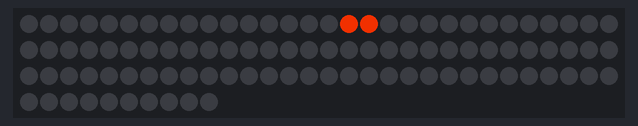
Bench run of a program on a simulated Arduino Uno, built with avr-gcc and run on an emulated ATmega328P. Shown: 100 RGB LEDs in strip order, left to right, continuing on the next row. Dim RGB values are drawn brighter than linear; random numbers use the default seed unless the program sets one.

Above: at 24.22 s.
At 28.2 s:
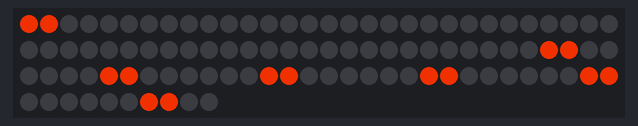
At 39.0 s:
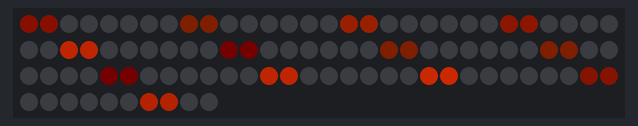

The program:

main.cpp
```cpp
#include "Arduino.h"

#include "FastLED.h"
FASTLED_USING_NAMESPACE

#if FASTLED_VERSION < 3001000
#error "Requires FastLED 3.1 or later; check github for latest code."
#endif

#define DATA_PIN 3
#define CLK_PIN 4
#define LED_TYPE WS2801
#define COLOR_ORDER RGB
#define NUM_LEDS 100
#define SKIP_DISTANCE 8
#define BRIGHTNESS 254
#define FADE_OFF_STEP 5
#define FADE_ON_STEP 5


#define EYE_SET_COUNT 17
long eyeDelays[EYE_SET_COUNT];
uint8_t eyeState[EYE_SET_COUNT];
CRGB eyeSetColor[EYE_SET_COUNT];

CRGB leds[NUM_LEDS];

void handleEyes();

unsigned long now;

class Eyes {
  public:
    uint8_t state;
    uint8_t hue;
    uint8_t index;
    int brightness;
    long durrationInState;
};

Eyes eyes[EYE_SET_COUNT];

//Cylon - LED sweeps back and forth, with the color, delay and number of cycles of your choice
void cylon(CRGB color, uint16_t wait, uint8_t number_of_cycles)
{
	FastLED.setBrightness(255);
	for (uint8_t times = 0; times<=number_of_cycles; times++)
	{
		// Make it look like one LED is moving in one direction
		for(int led_number = 0; led_number < NUM_LEDS; led_number++)
		{
			//Apply the color that was passed into the function
			leds[led_number] = color;
			//Actually turn on the LED we just set
			FastLED.show();
			// Turn it back off
			leds[led_number] = CRGB::Black;
			// Pause before "going" to next LED
			delay(wait);
		}

		// Now "move" the LED the other direction
		for(int led_number = NUM_LEDS-1; led_number >= 0; led_number--)
		{
			//Apply the color that was passed into the function
			leds[led_number] = color;
			//Actually turn on the LED we just set
			FastLED.show();
			// Turn it back off
			leds[led_number] = CRGB::Black;
			// Pause before "going" to next LED
			delay(wait);
		}
	}
	return;
}

void setEyes(Eyes e);

void setup() {
  delay(3000); // 3 second delay for recovery
  //FastLED.addLeds<LED_TYPE,DATA_PIN,COLOR_ORDER>(leds, NUM_LEDS).setCorrection(TypicalLEDStrip);
  FastLED.addLeds<LED_TYPE,DATA_PIN,CLK_PIN,COLOR_ORDER>(leds, NUM_LEDS).setCorrection(TypicalLEDStrip);

  FastLED.setBrightness(BRIGHTNESS);

  cylon(CRGB::Red,25, 2);
  // fill_rainbow(leds, NUM_LEDS, 0);
  // FastLED.show();
  // delay(1000); // 1 second strand test...

  fill_solid(leds, NUM_LEDS, CRGB::Black);
  FastLED.show();
  delay(1000);

  for (uint8_t i=0; i < EYE_SET_COUNT; i++) {
    eyes[i].state = 0; // on
    eyes[i].hue = 16; // orange
    eyes[i].index = i * SKIP_DISTANCE; // first led
    eyes[i].durrationInState = millis() + 1000; // 10 seconds
  }
}


void loop() {
  handleEyes();
  FastLED.show();
  // delay(1);
}

void handleEyes() {
  for (uint8_t i=0; i < EYE_SET_COUNT; i++) {
    now = millis();
    if (now > eyes[i].durrationInState) {
      switch(eyes[i].state){
        case 0 : // fade on > on
          eyes[i].durrationInState = random8(8) == 1 ? now + 200 : now + random16(200, 3000);
          eyes[i].state = 1;
          break;
        case 1 : // on > fade off
          if (eyes[i].brightness - FADE_OFF_STEP < 0) {
            eyes[i].state = 2;
            eyes[i].brightness = 0;
          }
          else {
            eyes[i].brightness -= FADE_OFF_STEP;
          }
          break;
        case 2 : // fade off > off
          eyes[i].durrationInState = random(8) == 1 ? now + 15000 : now + random16(2000, 6000);
          eyes[i].state = 3;
          break;
        case 3 : // off > fade on
          if (eyes[i].brightness + FADE_ON_STEP > 254) {
            eyes[i].state = 0;
            eyes[i].brightness = 254;
          }
          else {
            eyes[i].brightness += FADE_ON_STEP;
          }
          break;

      }
      setEyes(eyes[i]);
    }
  }
}

void setEyes(Eyes e) {
  leds[e.index] = CHSV(e.hue, 255, e.brightness);
  leds[e.index + 1] = CHSV(e.hue, 255, e.brightness);
}
```
